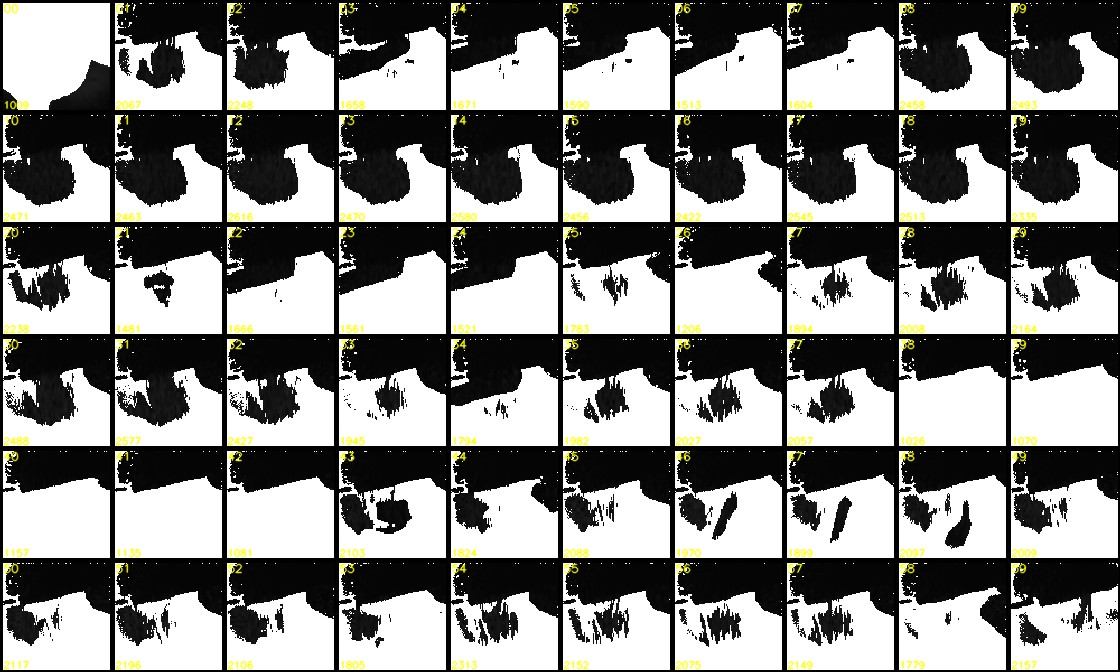
#> input picture .codex_tmp_oss_samples/contact_sheets/20260610_dev24_even.jpg, 1120 x 672 px
$ python image_diff.py ../.codex_tmp_oss_samples/contact_sheets/20260610_dev24_even.jpg ../.codex_tmp_oss_samples/contact_sheets/20260616_dev42_even.jpg
#> lines starting #> are read from the running program, lines starting #| are printed output that depends on the picture
#!/usr/bin/env python3
"""Compute per-pixel absolute difference between two images.

This script is intentionally simple: it reads two images, checks shape compatibility,
computes `abs(a - b)` per pixel, then writes diff images and prints summary stats.

Examples:
  python scripts/image_diff.py img_a.png img_b.png
  python scripts/image_diff.py img_a.png img_b.png --outdir outputs/image_diff --prefix sample

Outputs:
  <outdir>/<prefix>_diff.png       : per-channel abs diff (same shape as input)
  <outdir>/<prefix>_diff_gray.png  : single-channel visualization for quick view
"""

from __future__ import annotations

import argparse
from pathlib import Path

import cv2
import numpy as np


def _load(path: Path) -> np.ndarray:
    img = cv2.imread(str(path), cv2.IMREAD_UNCHANGED)
#> img is the input picture: shape (672, 1120, 3); mean B, G, R 129.1, 131.4, 131.4
    if img is None:
        raise FileNotFoundError(f"cannot read image: {path}")

    # Normalize (H,W,1) -> (H,W)
    if img.ndim == 3 and img.shape[2] == 1:
        img = img[:, :, 0]

    return img


def _to_vis_gray(diff: np.ndarray) -> np.ndarray:
    """Convert diff image to a single-channel uint8 visualization."""
    if diff.ndim == 2:
        gray = diff
    else:
        # For multi-channel, use max across channels so small changes are visible.
        gray = diff.max(axis=2)

    if gray.dtype == np.uint8:
        return gray

    # Best-effort conversion for 16-bit or other types.
    gray_f = gray.astype(np.float32)
    maxv = float(np.max(gray_f)) if gray_f.size else 0.0
    if maxv <= 0.0:
        return np.zeros_like(gray_f, dtype=np.uint8)
    scaled = np.clip(gray_f * (255.0 / maxv), 0.0, 255.0).astype(np.uint8)
    return scaled


def main() -> int:
    parser = argparse.ArgumentParser(description="Image absolute difference (absdiff)")
    parser.add_argument("image_a", help="path to first image")
    parser.add_argument("image_b", help="path to second image")
    parser.add_argument("--outdir", default=str(Path("outputs") / "image_diff"))
    parser.add_argument(
        "--prefix",
        default=None,
        help="output filename prefix (default: <a_stem>__<b_stem>)",
    )
    args = parser.parse_args()

    a_path = Path(args.image_a)
    b_path = Path(args.image_b)
    outdir = Path(args.outdir)
    outdir.mkdir(parents=True, exist_ok=True)

    a = _load(a_path)
    b = _load(b_path)
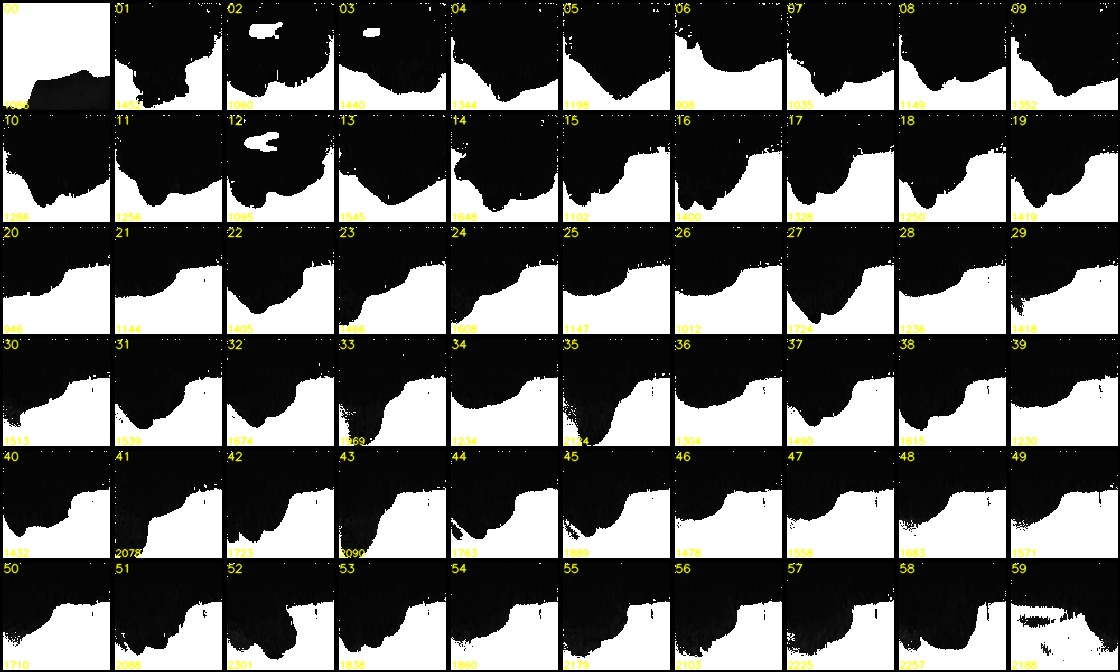
#> input picture .codex_tmp_oss_samples/contact_sheets/20260616_dev42_even.jpg, 1120 x 672 px
#> in _load, img is the input picture: shape (672, 1120, 3); mean B, G, R 95.9, 98.1, 98

    if a.shape != b.shape:
        raise SystemExit(
            "Image shapes do not match. "
            f"a={a.shape} ({a_path}) b={b.shape} ({b_path}). "
            "Please pre-resize/crop them to the same size first."
        )

    # absdiff supports uint8/uint16/float etc.
    diff = cv2.absdiff(a, b)
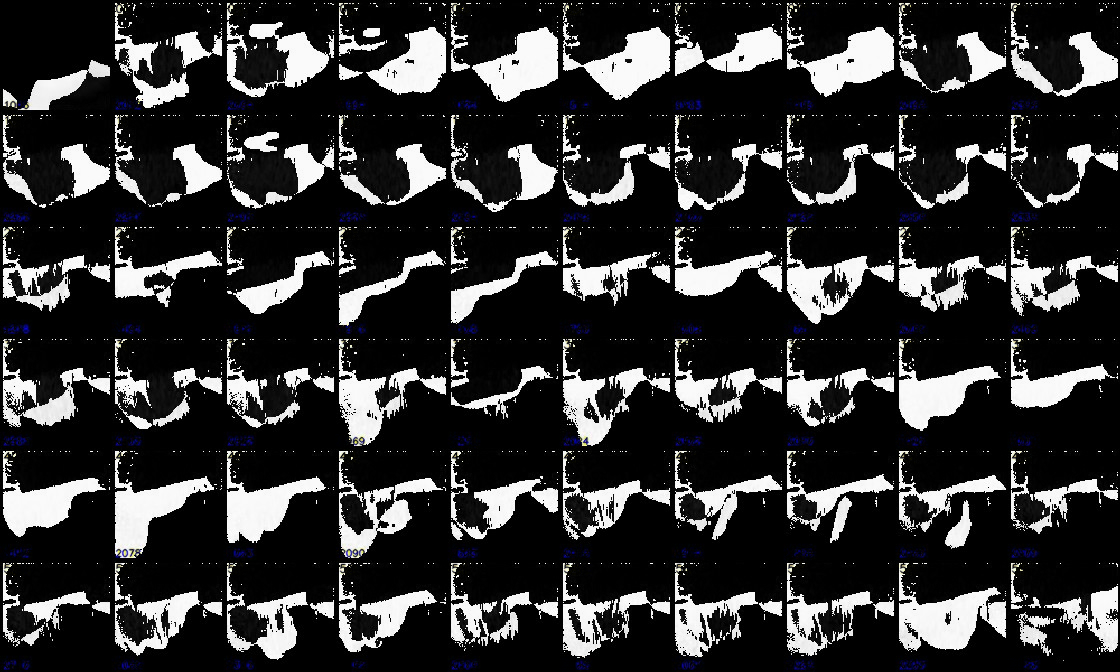
#> diff: shape (672, 1120, 3); mean B, G, R 51.7, 51.2, 51.2
    diff_gray = _to_vis_gray(diff)

    prefix = args.prefix or f"{a_path.stem}__{b_path.stem}"
    diff_path = outdir / f"{prefix}_diff.png"
    diff_gray_path = outdir / f"{prefix}_diff_gray.png"

    # Save
    if not cv2.imwrite(str(diff_path), diff):
        raise SystemExit(f"failed to write {diff_path}")
    if not cv2.imwrite(str(diff_gray_path), diff_gray):
        raise SystemExit(f"failed to write {diff_gray_path}")

    # Stats
    diff_f = diff.astype(np.float32)
    mean = float(np.mean(diff_f))
#> mean = 51.4
    maxv = float(np.max(diff_f)) if diff_f.size else 0.0
#> maxv = 255
    nonzero = int(np.count_nonzero(diff))
#> nonzero = 1179427
    total = int(diff.size)
#> total = 2257920

    print("image_a:", str(a_path))
    print("image_b:", str(b_path))
    print("shape:", a.shape, "dtype:", a.dtype)
#| shape: (672, 1120, 3) dtype: uint8
    print("diff_mean:", f"{mean:.4f}")
#| diff_mean: 51.4005
    print("diff_max:", f"{maxv:.4f}")
#| diff_max: 255.0000
    print("nonzero_pixels:", f"{nonzero}/{total}")
#| nonzero_pixels: 1179427/2257920
    print("wrote:", str(diff_path))
    print("wrote:", str(diff_gray_path))

    return 0


if __name__ == "__main__":
    raise SystemExit(main())
#> (the program exits here)
